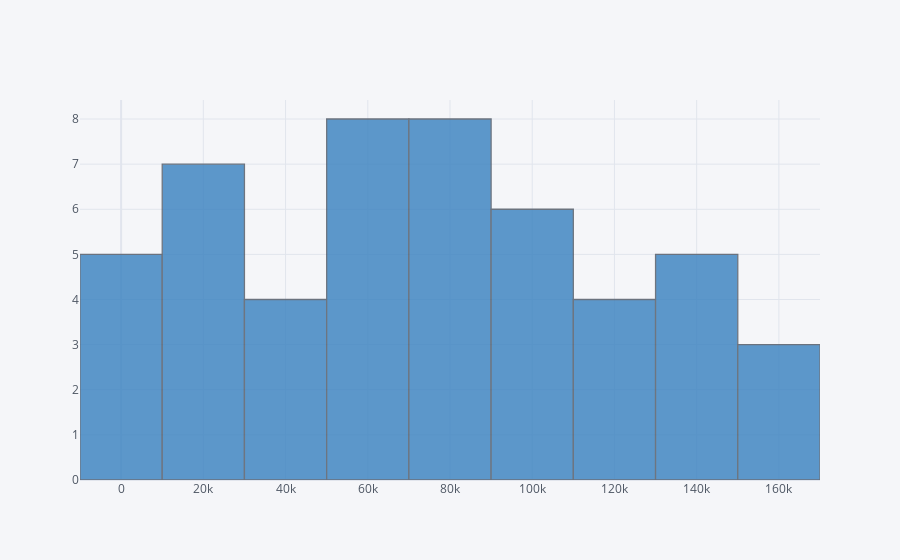

The cell this chart's notebook holds for it:
### Code cell
df['RandD_Spend'].iplot(kind='hist', color='blue')

### Figure 1 — Plotly figure (JSON) as saved in the notebook; plotly's stock layout.template omitted (floating-point values rounded to 4 significant figures)
{"data": [{"histfunc": "count", "histnorm": "", "marker": {"color": "rgba(55, 128, 191, 1.0)", "line": {"color": "#4D5663", "width": 1.3}}, "name": "RandD_Spend", "opacity": 0.8, "orientation": "v", "type": "histogram", "x": [165300.0, 162600.0, 153400.0, 144400.0, 142100.0, 131900.0, 134600.0, 130300.0, 120500.0, 123300.0, 101900.0, 100700.0, 93860.0, 91990.0, 119900.0, 114500.0, 78010.0, 94660.0, 91750.0, 86420.0, 76250.0, 78390.0, 73990.0, 67530.0, 77040.0, 64660.0, 75330.0, 72110.0, 66050.0, 65610.0, 61990.0, 61140.0, 63410.0, 55490.0, 46430.0, 46010.0, 28660.0, 44070.0, 20230.0, 38560.0, 28750.0, 27890.0, 23640.0, 15510.0, 22180.0, 1000.0, 1315.0, 0, 542.0, 0]}], "layout": {"barmode": "overlay", "legend": {"bgcolor": "#F5F6F9", "font": {"color": "#4D5663"}}, "paper_bgcolor": "#F5F6F9", "plot_bgcolor": "#F5F6F9", "title": {"font": {"color": "#4D5663"}}, "xaxis": {"gridcolor": "#E1E5ED", "showgrid": true, "tickfont": {"color": "#4D5663"}, "title": {"font": {"color": "#4D5663"}, "text": ""}, "zerolinecolor": "#E1E5ED"}, "yaxis": {"gridcolor": "#E1E5ED", "showgrid": true, "tickfont": {"color": "#4D5663"}, "title": {"font": {"color": "#4D5663"}, "text": ""}, "zerolinecolor": "#E1E5ED"}}}
